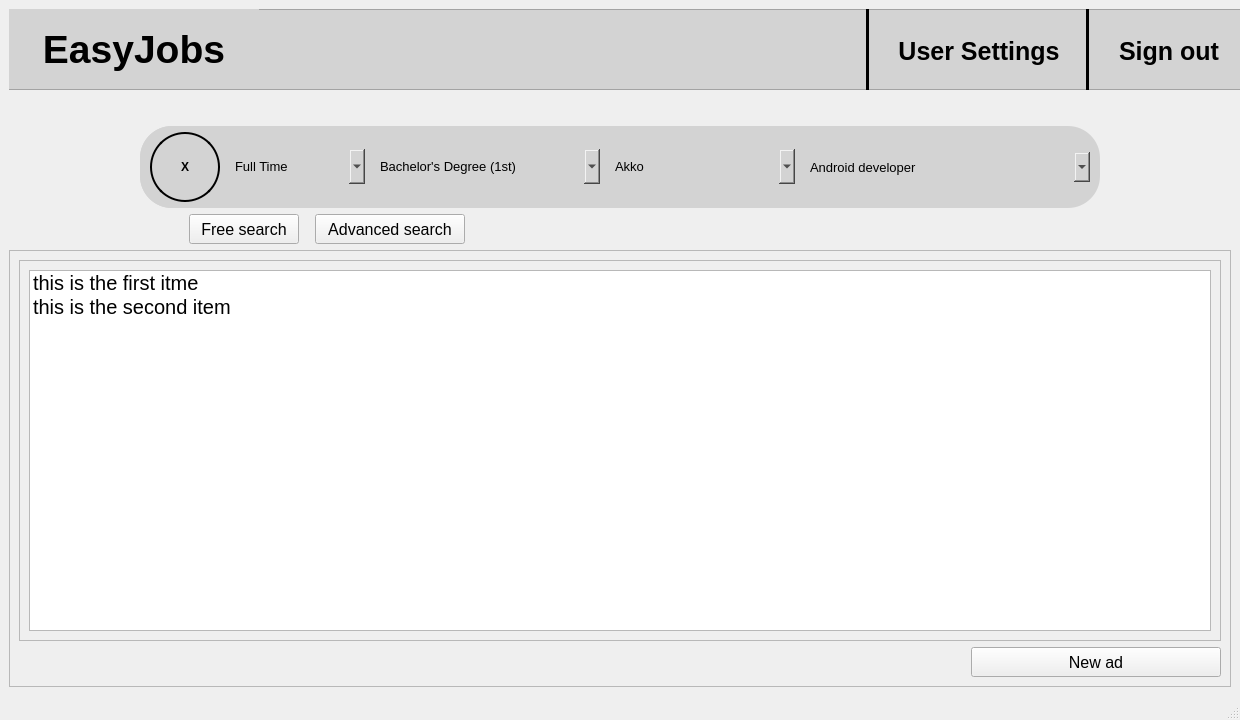
<?xml version="1.0" encoding="UTF-8"?>
<ui version="4.0">
 <class>MainWindow</class>
 <widget class="QMainWindow" name="MainWindow">
  <property name="geometry">
   <rect>
    <x>0</x>
    <y>0</y>
    <width>1240</width>
    <height>720</height>
   </rect>
  </property>
  <property name="minimumSize">
   <size>
    <width>1240</width>
    <height>720</height>
   </size>
  </property>
  <property name="maximumSize">
   <size>
    <width>1920</width>
    <height>1080</height>
   </size>
  </property>
  <property name="font">
   <font>
    <pointsize>12</pointsize>
   </font>
  </property>
  <property name="windowTitle">
   <string>MainWindow</string>
  </property>
  <widget class="QWidget" name="centralwidget">
   <layout class="QVBoxLayout" name="verticalLayout_6">
    <item>
     <widget class="QFrame" name="navigation_frame">
      <property name="minimumSize">
       <size>
        <width>1240</width>
        <height>81</height>
       </size>
      </property>
      <property name="maximumSize">
       <size>
        <width>1920</width>
        <height>81</height>
       </size>
      </property>
      <property name="styleSheet">
       <string notr="true">background-color: lightgrey;</string>
      </property>
      <property name="frameShape">
       <enum>QFrame::StyledPanel</enum>
      </property>
      <property name="frameShadow">
       <enum>QFrame::Raised</enum>
      </property>
      <widget class="QLabel" name="name_label">
       <property name="geometry">
        <rect>
         <x>0</x>
         <y>0</y>
         <width>250</width>
         <height>80</height>
        </rect>
       </property>
       <property name="minimumSize">
        <size>
         <width>250</width>
         <height>80</height>
        </size>
       </property>
       <property name="maximumSize">
        <size>
         <width>250</width>
         <height>80</height>
        </size>
       </property>
       <property name="font">
        <font>
         <pointsize>29</pointsize>
         <weight>75</weight>
         <bold>true</bold>
        </font>
       </property>
       <property name="text">
        <string>EasyJobs</string>
       </property>
       <property name="alignment">
        <set>Qt::AlignCenter</set>
       </property>
      </widget>
      <widget class="QPushButton" name="sign_out_button">
       <property name="geometry">
        <rect>
         <x>1080</x>
         <y>0</y>
         <width>160</width>
         <height>85</height>
        </rect>
       </property>
       <property name="minimumSize">
        <size>
         <width>160</width>
         <height>85</height>
        </size>
       </property>
       <property name="maximumSize">
        <size>
         <width>160</width>
         <height>85</height>
        </size>
       </property>
       <property name="font">
        <font>
         <pointsize>19</pointsize>
         <weight>75</weight>
         <bold>true</bold>
        </font>
       </property>
       <property name="cursor">
        <cursorShape>PointingHandCursor</cursorShape>
       </property>
       <property name="styleSheet">
        <string notr="true"/>
       </property>
       <property name="text">
        <string>Sign out</string>
       </property>
       <property name="flat">
        <bool>true</bool>
       </property>
      </widget>
      <widget class="QPushButton" name="user_settings_button">
       <property name="geometry">
        <rect>
         <x>860</x>
         <y>0</y>
         <width>220</width>
         <height>85</height>
        </rect>
       </property>
       <property name="minimumSize">
        <size>
         <width>220</width>
         <height>85</height>
        </size>
       </property>
       <property name="maximumSize">
        <size>
         <width>220</width>
         <height>85</height>
        </size>
       </property>
       <property name="font">
        <font>
         <pointsize>19</pointsize>
         <weight>75</weight>
         <bold>true</bold>
        </font>
       </property>
       <property name="cursor">
        <cursorShape>PointingHandCursor</cursorShape>
       </property>
       <property name="styleSheet">
        <string notr="true">border-right: 2px solid black;</string>
       </property>
       <property name="text">
        <string>User Settings</string>
       </property>
       <property name="flat">
        <bool>true</bool>
       </property>
      </widget>
      <widget class="Line" name="line">
       <property name="geometry">
        <rect>
         <x>1070</x>
         <y>0</y>
         <width>10</width>
         <height>85</height>
        </rect>
       </property>
       <property name="minimumSize">
        <size>
         <width>10</width>
         <height>85</height>
        </size>
       </property>
       <property name="maximumSize">
        <size>
         <width>10</width>
         <height>85</height>
        </size>
       </property>
       <property name="styleSheet">
        <string notr="true">margin-left:7px;</string>
       </property>
       <property name="frameShadow">
        <enum>QFrame::Plain</enum>
       </property>
       <property name="lineWidth">
        <number>3</number>
       </property>
       <property name="midLineWidth">
        <number>0</number>
       </property>
       <property name="orientation">
        <enum>Qt::Vertical</enum>
       </property>
      </widget>
      <widget class="Line" name="line_2">
       <property name="geometry">
        <rect>
         <x>850</x>
         <y>0</y>
         <width>10</width>
         <height>85</height>
        </rect>
       </property>
       <property name="minimumSize">
        <size>
         <width>10</width>
         <height>85</height>
        </size>
       </property>
       <property name="maximumSize">
        <size>
         <width>10</width>
         <height>85</height>
        </size>
       </property>
       <property name="styleSheet">
        <string notr="true">margin-left:7px;</string>
       </property>
       <property name="frameShadow">
        <enum>QFrame::Plain</enum>
       </property>
       <property name="lineWidth">
        <number>3</number>
       </property>
       <property name="midLineWidth">
        <number>0</number>
       </property>
       <property name="orientation">
        <enum>Qt::Vertical</enum>
       </property>
      </widget>
     </widget>
    </item>
    <item>
     <spacer name="verticalSpacer">
      <property name="orientation">
       <enum>Qt::Vertical</enum>
      </property>
      <property name="sizeType">
       <enum>QSizePolicy::Minimum</enum>
      </property>
      <property name="sizeHint" stdset="0">
       <size>
        <width>20</width>
        <height>30</height>
       </size>
      </property>
     </spacer>
    </item>
    <item alignment="Qt::AlignHCenter">
     <widget class="QFrame" name="search_frame">
      <property name="minimumSize">
       <size>
        <width>960</width>
        <height>82</height>
       </size>
      </property>
      <property name="maximumSize">
       <size>
        <width>960</width>
        <height>82</height>
       </size>
      </property>
      <property name="styleSheet">
       <string notr="true">background-color: lightgray;
border-radius: 32px;</string>
      </property>
      <property name="frameShape">
       <enum>QFrame::StyledPanel</enum>
      </property>
      <property name="frameShadow">
       <enum>QFrame::Raised</enum>
      </property>
      <widget class="QWidget" name="horizontalLayoutWidget">
       <property name="geometry">
        <rect>
         <x>0</x>
         <y>0</y>
         <width>951</width>
         <height>82</height>
        </rect>
       </property>
       <layout class="QHBoxLayout" name="horizontalLayout">
        <property name="spacing">
         <number>10</number>
        </property>
        <property name="leftMargin">
         <number>10</number>
        </property>
        <item>
         <widget class="QPushButton" name="search_button">
          <property name="minimumSize">
           <size>
            <width>70</width>
            <height>70</height>
           </size>
          </property>
          <property name="maximumSize">
           <size>
            <width>70</width>
            <height>70</height>
           </size>
          </property>
          <property name="font">
           <font>
            <weight>75</weight>
            <bold>true</bold>
           </font>
          </property>
          <property name="cursor">
           <cursorShape>PointingHandCursor</cursorShape>
          </property>
          <property name="styleSheet">
           <string notr="true">border: 2px solid black;
border-radius: 35px;
padding:10px;</string>
          </property>
          <property name="text">
           <string>X</string>
          </property>
          <property name="flat">
           <bool>false</bool>
          </property>
         </widget>
        </item>
        <item>
         <widget class="QComboBox" name="comboBox_job_type">
          <property name="minimumSize">
           <size>
            <width>135</width>
            <height>35</height>
           </size>
          </property>
          <property name="maximumSize">
           <size>
            <width>135</width>
            <height>35</height>
           </size>
          </property>
          <property name="font">
           <font>
            <pointsize>10</pointsize>
           </font>
          </property>
          <property name="cursor">
           <cursorShape>PointingHandCursor</cursorShape>
          </property>
          <property name="styleSheet">
           <string notr="true"/>
          </property>
          <item>
           <property name="text">
            <string>Full Time</string>
           </property>
          </item>
          <item>
           <property name="text">
            <string>Part Time</string>
           </property>
          </item>
          <item>
           <property name="text">
            <string>Seasonal</string>
           </property>
          </item>
          <item>
           <property name="text">
            <string>Contract</string>
           </property>
          </item>
          <item>
           <property name="text">
            <string>Temporary</string>
           </property>
          </item>
         </widget>
        </item>
        <item>
         <widget class="QComboBox" name="comboBox_degree">
          <property name="minimumSize">
           <size>
            <width>225</width>
            <height>35</height>
           </size>
          </property>
          <property name="maximumSize">
           <size>
            <width>225</width>
            <height>35</height>
           </size>
          </property>
          <property name="font">
           <font>
            <pointsize>10</pointsize>
           </font>
          </property>
          <property name="cursor">
           <cursorShape>PointingHandCursor</cursorShape>
          </property>
          <property name="whatsThis">
           <string>&lt;html&gt;&lt;head/&gt;&lt;body&gt;&lt;p align=&quot;center&quot;&gt;&lt;br/&gt;&lt;/p&gt;&lt;/body&gt;&lt;/html&gt;</string>
          </property>
          <property name="autoFillBackground">
           <bool>false</bool>
          </property>
          <property name="styleSheet">
           <string notr="true"/>
          </property>
          <item>
           <property name="text">
            <string>Bachelor's Degree (1st)</string>
           </property>
          </item>
          <item>
           <property name="text">
            <string>Master's Degree (2nd)</string>
           </property>
          </item>
          <item>
           <property name="text">
            <string>Ph.D (3rd)</string>
           </property>
          </item>
          <item>
           <property name="text">
            <string>Freelancer</string>
           </property>
          </item>
         </widget>
        </item>
        <item>
         <widget class="QComboBox" name="comboBox_location">
          <property name="minimumSize">
           <size>
            <width>185</width>
            <height>35</height>
           </size>
          </property>
          <property name="maximumSize">
           <size>
            <width>185</width>
            <height>35</height>
           </size>
          </property>
          <property name="font">
           <font>
            <pointsize>10</pointsize>
           </font>
          </property>
          <property name="cursor">
           <cursorShape>PointingHandCursor</cursorShape>
          </property>
          <property name="whatsThis">
           <string>&lt;html&gt;&lt;head/&gt;&lt;body&gt;&lt;p align=&quot;center&quot;&gt;&lt;br/&gt;&lt;/p&gt;&lt;/body&gt;&lt;/html&gt;</string>
          </property>
          <property name="styleSheet">
           <string notr="true"/>
          </property>
          <item>
           <property name="text">
            <string>Akko</string>
           </property>
          </item>
          <item>
           <property name="text">
            <string>Arad</string>
           </property>
          </item>
          <item>
           <property name="text">
            <string>Ashdod</string>
           </property>
          </item>
          <item>
           <property name="text">
            <string>Ashkelon</string>
           </property>
          </item>
          <item>
           <property name="text">
            <string>Bat Yam</string>
           </property>
          </item>
          <item>
           <property name="text">
            <string>Beer Sheva</string>
           </property>
          </item>
          <item>
           <property name="text">
            <string>Bait Shemesh</string>
           </property>
          </item>
          <item>
           <property name="text">
            <string>Dimona</string>
           </property>
          </item>
          <item>
           <property name="text">
            <string>Eilat</string>
           </property>
          </item>
          <item>
           <property name="text">
            <string>Haifa</string>
           </property>
          </item>
          <item>
           <property name="text">
            <string>Herzliya</string>
           </property>
          </item>
          <item>
           <property name="text">
            <string>Jerusalem</string>
           </property>
          </item>
          <item>
           <property name="text">
            <string>Kfar Saba</string>
           </property>
          </item>
          <item>
           <property name="text">
            <string>Kiryat Gat</string>
           </property>
          </item>
          <item>
           <property name="text">
            <string>Lod</string>
           </property>
          </item>
          <item>
           <property name="text">
            <string>Ofakim</string>
           </property>
          </item>
          <item>
           <property name="text">
            <string>Ramat Gan</string>
           </property>
          </item>
          <item>
           <property name="text">
            <string>Rishon Lezion</string>
           </property>
          </item>
          <item>
           <property name="text">
            <string>Tel Aviv-Yafo</string>
           </property>
          </item>
         </widget>
        </item>
        <item>
         <widget class="QComboBox" name="comboBox_role">
          <property name="minimumSize">
           <size>
            <width>285</width>
            <height>30</height>
           </size>
          </property>
          <property name="maximumSize">
           <size>
            <width>285</width>
            <height>30</height>
           </size>
          </property>
          <property name="font">
           <font>
            <pointsize>10</pointsize>
            <weight>50</weight>
            <bold>false</bold>
           </font>
          </property>
          <property name="cursor">
           <cursorShape>PointingHandCursor</cursorShape>
          </property>
          <property name="styleSheet">
           <string notr="true"/>
          </property>
          <item>
           <property name="text">
            <string>Android developer</string>
           </property>
          </item>
          <item>
           <property name="text">
            <string>Business systems analyst</string>
           </property>
          </item>
          <item>
           <property name="text">
            <string>Cloud engineer</string>
           </property>
          </item>
          <item>
           <property name="text">
            <string>Computer hardware engineer</string>
           </property>
          </item>
          <item>
           <property name="text">
            <string>Database administrator</string>
           </property>
          </item>
          <item>
           <property name="text">
            <string>Flutter/Dart software development</string>
           </property>
          </item>
          <item>
           <property name="text">
            <string>Full-stack developer</string>
           </property>
          </item>
          <item>
           <property name="text">
            <string>Geographic information system</string>
           </property>
          </item>
          <item>
           <property name="text">
            <string>iOS developer</string>
           </property>
          </item>
          <item>
           <property name="text">
            <string>IT security analyst</string>
           </property>
          </item>
          <item>
           <property name="text">
            <string>Java developer</string>
           </property>
          </item>
          <item>
           <property name="text">
            <string>Junior web developer</string>
           </property>
          </item>
          <item>
           <property name="text">
            <string>Network engineer</string>
           </property>
          </item>
          <item>
           <property name="text">
            <string>Project control officer</string>
           </property>
          </item>
          <item>
           <property name="text">
            <string>Project engineer</string>
           </property>
          </item>
          <item>
           <property name="text">
            <string>Python developer</string>
           </property>
          </item>
          <item>
           <property name="text">
            <string>QA manager</string>
           </property>
          </item>
          <item>
           <property name="text">
            <string>Ruby on Rails developer</string>
           </property>
          </item>
          <item>
           <property name="text">
            <string>Security operations analyst</string>
           </property>
          </item>
          <item>
           <property name="text">
            <string>Software engineer</string>
           </property>
          </item>
          <item>
           <property name="text">
            <string>SQL developer</string>
           </property>
          </item>
          <item>
           <property name="text">
            <string>User interface developer</string>
           </property>
          </item>
          <item>
           <property name="text">
            <string>User experience designer </string>
           </property>
          </item>
         </widget>
        </item>
       </layout>
      </widget>
     </widget>
    </item>
    <item>
     <layout class="QHBoxLayout" name="horizontalLayout_2">
      <property name="leftMargin">
       <number>180</number>
      </property>
      <item>
       <widget class="QPushButton" name="free_search_button">
        <property name="minimumSize">
         <size>
          <width>120</width>
          <height>30</height>
         </size>
        </property>
        <property name="maximumSize">
         <size>
          <width>120</width>
          <height>30</height>
         </size>
        </property>
        <property name="font">
         <font>
          <pointsize>12</pointsize>
         </font>
        </property>
        <property name="styleSheet">
         <string notr="true">margin-right:10px;</string>
        </property>
        <property name="text">
         <string>Free search</string>
        </property>
       </widget>
      </item>
      <item>
       <widget class="QPushButton" name="advanced_search_button">
        <property name="minimumSize">
         <size>
          <width>150</width>
          <height>30</height>
         </size>
        </property>
        <property name="maximumSize">
         <size>
          <width>150</width>
          <height>30</height>
         </size>
        </property>
        <property name="text">
         <string>Advanced search</string>
        </property>
       </widget>
      </item>
      <item>
       <spacer name="horizontalSpacer_2">
        <property name="orientation">
         <enum>Qt::Horizontal</enum>
        </property>
        <property name="sizeHint" stdset="0">
         <size>
          <width>40</width>
          <height>20</height>
         </size>
        </property>
       </spacer>
      </item>
     </layout>
    </item>
    <item>
     <widget class="QFrame" name="board_frame">
      <property name="frameShape">
       <enum>QFrame::StyledPanel</enum>
      </property>
      <property name="frameShadow">
       <enum>QFrame::Raised</enum>
      </property>
      <layout class="QVBoxLayout" name="verticalLayout_5">
       <item>
        <layout class="QVBoxLayout" name="verticalLayout_3">
         <item>
          <widget class="QScrollArea" name="board_scrollArea">
           <property name="widgetResizable">
            <bool>true</bool>
           </property>
           <widget class="QWidget" name="scrollAreaWidgetContents">
            <property name="geometry">
             <rect>
              <x>0</x>
              <y>0</y>
              <width>1198</width>
              <height>350</height>
             </rect>
            </property>
            <layout class="QHBoxLayout" name="horizontalLayout_4">
             <item>
              <widget class="QListWidget" name="listWidget">
               <property name="styleSheet">
                <string notr="true">font:20px;</string>
               </property>
               <item>
                <property name="text">
                 <string>this is the first itme</string>
                </property>
               </item>
               <item>
                <property name="text">
                 <string>this is the second item</string>
                </property>
               </item>
              </widget>
             </item>
            </layout>
           </widget>
          </widget>
         </item>
         <item>
          <layout class="QHBoxLayout" name="horizontalLayout_3">
           <item>
            <spacer name="horizontalSpacer">
             <property name="orientation">
              <enum>Qt::Horizontal</enum>
             </property>
             <property name="sizeType">
              <enum>QSizePolicy::Minimum</enum>
             </property>
             <property name="sizeHint" stdset="0">
              <size>
               <width>40</width>
               <height>20</height>
              </size>
             </property>
            </spacer>
           </item>
           <item alignment="Qt::AlignRight">
            <widget class="QPushButton" name="new_ad_button">
             <property name="minimumSize">
              <size>
               <width>250</width>
               <height>30</height>
              </size>
             </property>
             <property name="maximumSize">
              <size>
               <width>250</width>
               <height>30</height>
              </size>
             </property>
             <property name="text">
              <string>New ad</string>
             </property>
            </widget>
           </item>
          </layout>
         </item>
        </layout>
       </item>
      </layout>
     </widget>
    </item>
   </layout>
  </widget>
  <widget class="QMenuBar" name="menubar">
   <property name="geometry">
    <rect>
     <x>0</x>
     <y>0</y>
     <width>1240</width>
     <height>21</height>
    </rect>
   </property>
  </widget>
  <widget class="QStatusBar" name="statusbar"/>
 </widget>
 <resources/>
 <connections/>
</ui>
